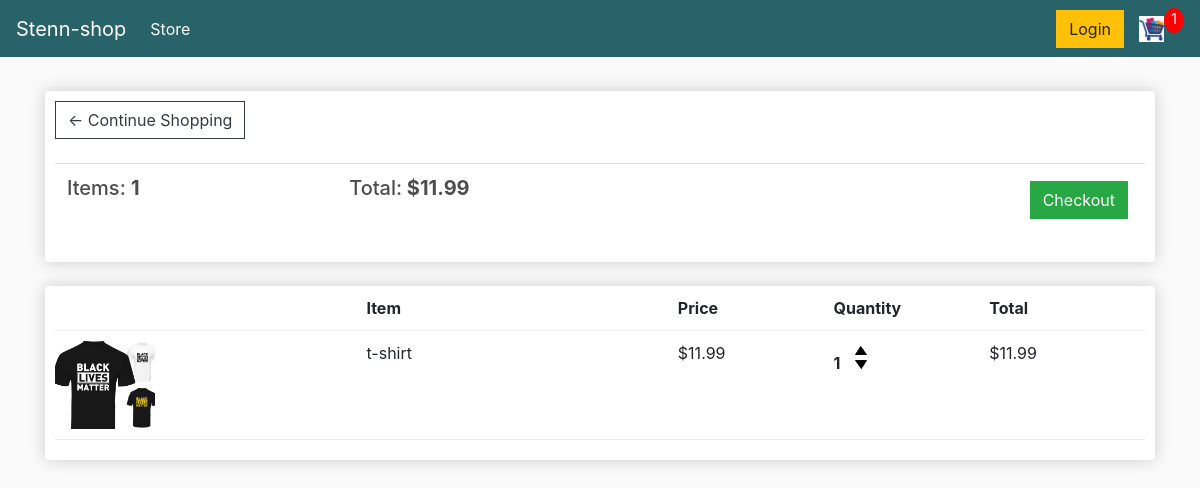
The app's page /cart/ (signed in) with its own data.
### store/models.py (models this page shows, shortened)
class Order(models.Model):
    customer = models.ForeignKey(Customer, on_delete=models.SET_NULL, blank=True, null=True)
    date_ordered = models.DateTimeField(auto_now_add=True)
    complete = models.BooleanField(default=False)
    transaction_id = models.CharField(max_length=100, null=True)
    @property
    def get_cart_total(self):
        orderitems = self.orderitem_set.all()
        total = sum([item.get_total for item in orderitems])
        return total
    @property
    def get_cart_items(self):
        orderitems = self.orderitem_set.all()
        total = sum([item.quantity for item in orderitems])
        return total

class OrderItem(models.Model):
    product = models.ForeignKey(Product, on_delete=models.SET_NULL, blank=True, null=True)
    order = models.ForeignKey(Order, on_delete=models.SET_NULL, blank=True, null=True)
    quantity = models.IntegerField(default=0, null=True, blank=True)
    date_added = models.DateTimeField(auto_now_add=True)
    @property
    def get_total(self):
        total = self.product.price * self.quantity
        return total

class Product(models.Model):
    name = models.CharField(max_length=200, null=True)
    price = models.DecimalField(max_digits=7, decimal_places=2)
    digital = models.BooleanField(default=False, null=True, blank=False)
    image = models.ImageField(null=True, blank=True)
    @property
    def imageURL(self):
        try:
            url = self.image.url
        except:
            url = ''
        return url

### store/views.py (the view)
# urls.py: path('cart/', views.cart, name="cart"),
def cart(request):
	data = cartData(request)
	cartItems = data['cartItems']
	order = data['order']
	items = data['items']
	context = {'items':items, 'order':order, 'cartItems':cartItems}
	return render(request, 'store/cart.html', context)

### store/utils.py (called while the page is built)
def cartData(request):
	if request.user.is_authenticated:
		customer = request.user.customer
		order, created = Order.objects.get_or_create(customer=customer, complete=False)
		items = order.orderitem_set.all()
		cartItems = order.get_cart_items
	else:
		cookieData = cookieCart(request)
		cartItems = cookieData['cartItems']
		order = cookieData['order']
		items = cookieData['items']
	return {'cartItems':cartItems ,'order':order, 'items':items}

### store/templates/store/cart.html
{% extends 'store/main.html' %}
{% load static %}
{% block content %}
	<div class="row">
		<div class="col-lg-12">
			<div class="box-element">
				<a  class="btn btn-outline-dark" href="{% url 'store' %}">&#x2190; Continue Shopping</a>
				<br>
				<br>
				<table class="table">
					<tr>
						<th><h5>Items: <strong>{{order.get_cart_items}}</strong></h5></th>
						<th><h5>Total:<strong> ${{order.get_cart_total|floatformat:2}}</strong></h5></th>
						<th>
							<a  style="float:right; margin:5px;" class="btn btn-success" href="{% url 'checkout' %}">Checkout</a>
						</th>
					</tr>
				</table>
			</div>
			<br>
			<div class="box-element">
				<div class="cart-row">
					<div style="flex:2"></div>
					<div style="flex:2"><strong>Item</strong></div>
					<div style="flex:1"><strong>Price</strong></div>
					<div style="flex:1"><strong>Quantity</strong></div>
					<div style="flex:1"><strong>Total</strong></div>
				</div>
				{% for item in items %}
				<div class="cart-row">
					<div style="flex:2"><img class="row-image" src="{{item.product.imageURL}}"></div>
					<div style="flex:2"><p>{{item.product.name}}</p></div>
					<div style="flex:1"><p>${{item.product.price|floatformat:2}}</p></div>
					<div style="flex:1">
						<p class="quantity">{{item.quantity}}</p>
						<div class="quantity">
							<img data-product="{{item.product.id}}" data-action="add" class="chg-quantity update-cart" src="{% static  'images/arrow-up.png' %}">
							<img data-product="{{item.product.id}}" data-action="remove" class="chg-quantity update-cart" src="{% static  'images/arrow-down.png' %}">
						</div>
					</div>
					<div style="flex:1"><p>${{item.get_total|floatformat:2}}</p></div>
				</div>
				{% endfor %}
			</div>
		</div>
	</div>
{% endblock content %}

### static/css/main.css (style rules this page uses)
body { background-color: hsl(0, 0%, 98%); }
h1,h2,h3,h4,h5,h6 { color:hsl(0, 0%, 30%); }
.box-element { box-shadow:hsl(0, 0%, 80%) 0 0 16px; background-color: #fff; border-radius: 4px; padding: 10px; }
.col-lg-4, .col-lg-6, .col-lg-8, .col-lg-12 { margin-top: 10px; }
.btn { border-radius: 0; }
.row-image { width: 100px; }
.cart-row { display: flex; align-items: flex-stretch; padding-bottom: 10px; margin-bottom: 10px; border-bottom: 1px solid #ececec; }
.quantity { display: inline-block; font-weight: 700; padding-right:10px; }
.chg-quantity { width: 12px; cursor: pointer; display: block; margin-top: 5px; transition:.1s; }

### records on screen
Order: get_cart_items "1", get_cart_total "11.99"
OrderItem: product.imageURL (picture), product.name "t-shirt", product.price "11.99", quantity "1", get_total "11.99"

### other values on screen
{{ cartItems }} "1"
